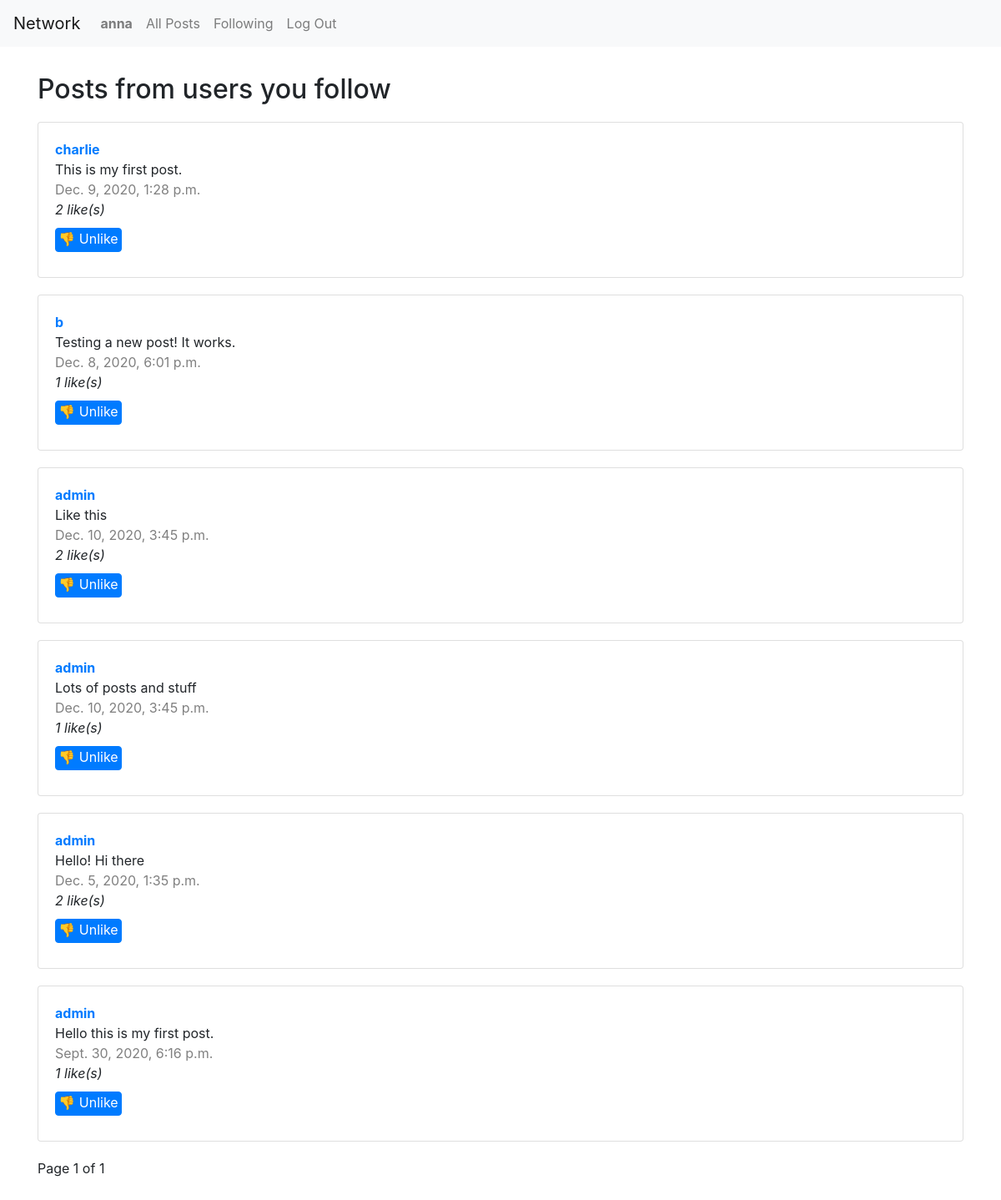
Page /user/anna/following (signed in) on the committed database.
### network/models.py (models this page shows, shortened)
class User(AbstractUser):
    likes = models.ManyToManyField("Post", blank=True, related_name="liked_post")
    followers = models.ManyToManyField("self", blank="True", symmetrical=False, related_name="following")

class Post(models.Model):
    user = models.ForeignKey(User, on_delete=models.CASCADE)
    text = models.TextField(max_length=240)
    likes = models.ManyToManyField(User, blank=True, related_name="liked_user")
    timestamp = models.DateTimeField(auto_now_add=True)

### network/views.py (the view)
# urls.py: path("user/<str:username>/following", views.following, name="following"),
@login_required
def following(request, username):
    posts = []
    user = User.objects.get(username=username)
    followers = User.objects.all().filter(followers=user)
    for follow in followers:
        posts_list = list(Post.objects.filter(user=follow).order_by("-timestamp"))
        for post in posts_list:
            posts.append(post)
    paginator = Paginator(posts, 10)
    page_number = request.GET.get('page')
    page_obj = paginator.get_page(page_number)
    return render(request, "network/following.html", {
        "user": user,
        "page_obj": page_obj,
    })

### network/templates/network/following.html (shortened to what this page needs)
{% extends "network/layout.html" %}
{% block body %}
<div id="posts-view">
    <h2>Posts from users you follow</h2>
    {% for post in page_obj %}
    <div class="card" id="post-{{ post.id }}">
        <span id="username"><a href="{% url 'profile' post.user %}">{{ post.user }}</a></span>
        <span id="text">{{ post.text }}</span>
        <span id="timestamp">{{ post.timestamp }}</span>
        <span id="likes">
            <span class="likescount" data-id="{{ post.likes.count }}"
            {% if request.user in post.likes.all %}
            data-is_liked="yes"
            {% else %}
            data-is_liked="no"
            {% endif %}>
            {{ post.likes.count }}
            </span> like(s)
        </span>
        {% if post.user == request.user %}<a href="" onclick="return editPost(this)" id="edit" data-id="{{ post.id }}">Edit</a>
        {% elif request.user.is_authenticated %}
            {% if request.user in post.likes.all %}
                <button type="submit" data-id="{{ post.id }}" class="btn btn-primary like-button">
                    👎 Unlike
                </button>
            {% else %}
                <button type="submit" data-id="{{ post.id }}" class="btn btn-primary like-button">
                    👍 Like
                </button>
            {% endif %}
        {% endif %}
    </div>
    {% endfor %}
</div>
<div class="pagination">
    <span class="step-links">
        <span class="current">
            Page {{ page_obj.number }} of {{ page_obj.paginator.num_pages }}
        </span>
    </span>
</div>
{% endblock %}

### network/templates/network/layout.html (shortened to what this page needs)
{% load static %}
<!DOCTYPE html>
<html lang="en">
    <head>
        <link rel="stylesheet" href="https://stackpath.bootstrapcdn.com/bootstrap/4.4.1/css/bootstrap.min.css">
        <link href="{% static 'network/styles.css' %}" rel="stylesheet">
    </head>
    <body>
        <nav class="navbar navbar-expand-lg navbar-light bg-light">
            <a class="navbar-brand" href="/">Network</a>
            <div>
              <ul class="navbar-nav mr-auto">
                {% if user.is_authenticated %}
                    <li class="nav-item">
                        <a class="nav-link" href="{% url 'profile' user.username %}"><strong>{{ request.user.username }}</strong></a>
                    </li>
                {% endif %}
                <li class="nav-item">
                  <a class="nav-link" href="{% url 'index' %}">All Posts</a>
                </li>
                {% if user.is_authenticated %}
                    <li class="nav-item">
                        <a class="nav-link" href="{% url 'following' user.username %}">Following</a>
                    </li>
                    <li class="nav-item">
                        <a class="nav-link" href="{% url 'logout' %}">Log Out</a>
                    </li>
                {% endif %}
              </ul>
            </div>
          </nav>
        <div class="container">
            {% block body %}
            {% endblock %}
        </div>
    </body>
</html>

### network/static/network/styles.css (style rules this page uses)
.card { padding: 20px; margin: 20px 0; }
#timestamp { color: grey; }
#username { font-weight: bold; }
button, #save { width: 80px; padding: 0px !important; padding-bottom: 3px !important; margin: 10px 0; }
.pagination { margin-bottom: 2em; }
h1, h2 { margin-top: 1em; }
#likes { font-style: italic; }

### rows in the picture
User: user.username "anna"
Post: user "charlie", text "This is my first post.", timestamp "Dec. 9, 2020, 1:28 p.m.", likes.count "2"
Post: user "b", text "Testing a new post! It works.", timestamp "Dec. 8, 2020, 6:01 p.m.", likes.count "1"
Post: user "admin", text "Like this", timestamp "Dec. 10, 2020, 3:45 p.m.", likes.count "2"
Post: user "admin", text "Lots of posts and stuff", timestamp "Dec. 10, 2020, 3:45 p.m.", likes.count "1"
Post: user "admin", text "Hello! Hi there", timestamp "Dec. 5, 2020, 1:35 p.m.", likes.count "2"
Post: user "admin", text "Hello this is my first post.", timestamp "Sept. 30, 2020, 6:16 p.m.", likes.count "1"

### other values in the picture
{{ page_obj.number }} "1"
{{ page_obj.paginator.num_pages }} "1"
